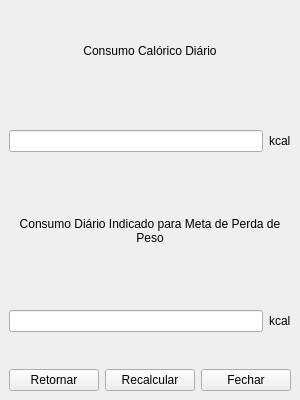
<?xml version="1.0" encoding="UTF-8"?>
<ui version="4.0">
 <class>frDadosCalculados</class>
 <widget class="QMainWindow" name="frDadosCalculados">
  <property name="geometry">
   <rect>
    <x>0</x>
    <y>0</y>
    <width>300</width>
    <height>400</height>
   </rect>
  </property>
  <property name="windowTitle">
   <string>MainWindow</string>
  </property>
  <widget class="QWidget" name="centralwidget">
   <layout class="QGridLayout" name="gridLayout">
    <item row="0" column="0">
     <layout class="QVBoxLayout" name="verticalLayout">
      <item>
       <widget class="QLabel" name="label">
        <property name="text">
         <string>Consumo Calórico Diário</string>
        </property>
        <property name="alignment">
         <set>Qt::AlignCenter</set>
        </property>
        <property name="wordWrap">
         <bool>true</bool>
        </property>
       </widget>
      </item>
      <item>
       <layout class="QHBoxLayout" name="horizontalLayout_3">
        <item>
         <widget class="QLineEdit" name="lineConsumoCaloricoDiario"/>
        </item>
        <item>
         <widget class="QLabel" name="label_3">
          <property name="text">
           <string>kcal</string>
          </property>
         </widget>
        </item>
       </layout>
      </item>
     </layout>
    </item>
    <item row="1" column="0">
     <layout class="QVBoxLayout" name="verticalLayout_2">
      <item>
       <widget class="QLabel" name="label_2">
        <property name="text">
         <string>Consumo Diário Indicado para Meta de Perda de Peso</string>
        </property>
        <property name="alignment">
         <set>Qt::AlignCenter</set>
        </property>
        <property name="wordWrap">
         <bool>true</bool>
        </property>
       </widget>
      </item>
      <item>
       <layout class="QHBoxLayout" name="horizontalLayout_2">
        <item>
         <widget class="QLineEdit" name="lineConsumoDiarioIndicado"/>
        </item>
        <item>
         <widget class="QLabel" name="label_4">
          <property name="text">
           <string>kcal</string>
          </property>
         </widget>
        </item>
       </layout>
      </item>
     </layout>
    </item>
    <item row="2" column="0">
     <layout class="QHBoxLayout" name="horizontalLayout">
      <item>
       <widget class="QPushButton" name="btnRetornar">
        <property name="text">
         <string>Retornar</string>
        </property>
       </widget>
      </item>
      <item>
       <widget class="QPushButton" name="btnRecalcular">
        <property name="text">
         <string>Recalcular</string>
        </property>
       </widget>
      </item>
      <item>
       <widget class="QPushButton" name="btnFechar">
        <property name="text">
         <string>Fechar</string>
        </property>
       </widget>
      </item>
     </layout>
    </item>
   </layout>
  </widget>
 </widget>
 <resources/>
 <connections/>
</ui>
